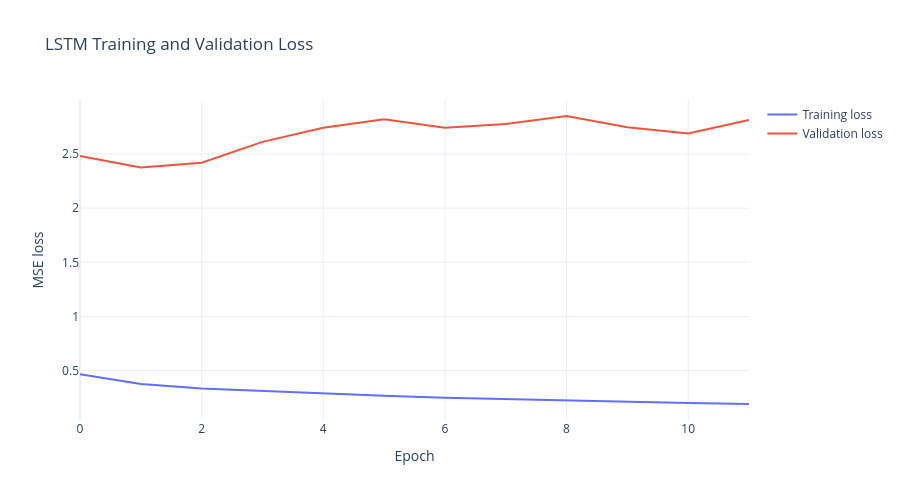

The code cell stored with this chart in its notebook:
### Code cell
# Plot training and validation loss

fig_loss = go.Figure()

fig_loss.add_trace(
    go.Scatter(
        y=history.history["loss"],
        mode="lines",
        name="Training loss"
    )
)

fig_loss.add_trace(
    go.Scatter(
        y=history.history["val_loss"],
        mode="lines",
        name="Validation loss"
    )
)

fig_loss.update_layout(
    title="LSTM Training and Validation Loss",
    xaxis_title="Epoch",
    yaxis_title="MSE loss",
    template="plotly_white",
    width=900,
    height=500
)

fig_loss.show()

loss_fig_path = os.path.join(FIGURES_DIR, "lstm_training_loss.png")
fig_loss.write_image(loss_fig_path)

print("Training loss figure saved to:", loss_fig_path)

### Figure 1 — Plotly figure (JSON) as saved in the notebook; plotly's stock layout.template omitted (floating-point values rounded to 4 significant figures)
{"data": [{"mode": "lines", "name": "Training loss", "type": "scatter", "y": [0.4662, 0.3747, 0.3331, 0.3104, 0.2833, 0.2661, 0.2491, 0.2351, 0.2258, 0.2137, 0.199, 0.1909]}, {"mode": "lines", "name": "Validation loss", "type": "scatter", "y": [2.481, 2.376, 2.42, 2.613, 2.742, 2.822, 2.743, 2.779, 2.852, 2.749, 2.69, 2.814]}], "layout": {"height": 500, "title": {"text": "LSTM Training and Validation Loss"}, "width": 900, "xaxis": {"title": {"text": "Epoch"}}, "yaxis": {"title": {"text": "MSE loss"}}}}
